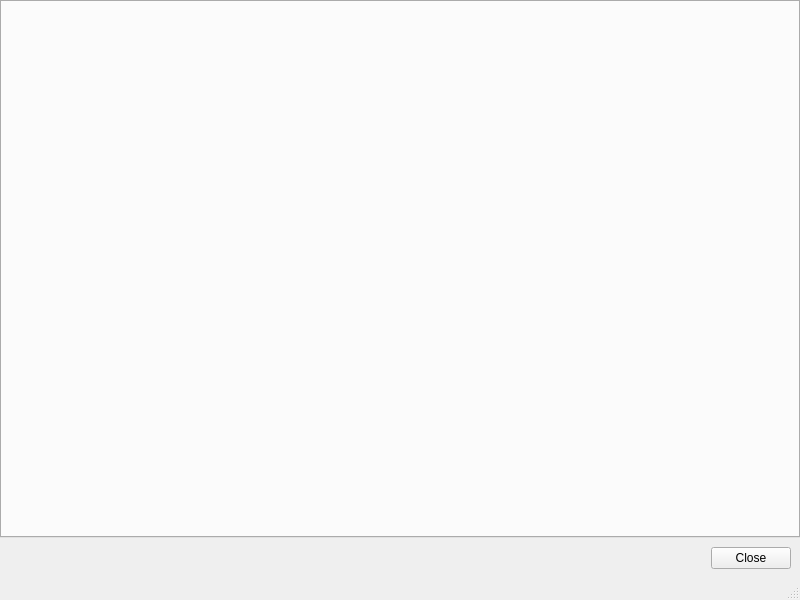
<?xml version="1.0" encoding="UTF-8"?>
<ui version="4.0">
 <class>MainWindow</class>
 <widget class="QMainWindow" name="MainWindow">
  <property name="geometry">
   <rect>
    <x>0</x>
    <y>0</y>
    <width>800</width>
    <height>600</height>
   </rect>
  </property>
  <property name="windowTitle">
   <string>MainWindow</string>
  </property>
  <widget class="QWidget" name="centralwidget">
   <layout class="QVBoxLayout" name="verticalLayout">
    <property name="spacing">
     <number>0</number>
    </property>
    <property name="margin">
     <number>0</number>
    </property>
    <item>
     <widget class="QTabWidget" name="tabWidget"/>
    </item>
    <item>
     <widget class="QFrame" name="frame">
      <property name="frameShape">
       <enum>QFrame::NoFrame</enum>
      </property>
      <property name="frameShadow">
       <enum>QFrame::Plain</enum>
      </property>
      <property name="lineWidth">
       <number>0</number>
      </property>
      <layout class="QHBoxLayout" name="horizontalLayout">
       <item>
        <spacer name="horizontalSpacer">
         <property name="orientation">
          <enum>Qt::Horizontal</enum>
         </property>
         <property name="sizeHint" stdset="0">
          <size>
           <width>40</width>
           <height>20</height>
          </size>
         </property>
        </spacer>
       </item>
       <item>
        <widget class="QPushButton" name="close_button">
         <property name="text">
          <string>Close</string>
         </property>
        </widget>
       </item>
      </layout>
     </widget>
    </item>
   </layout>
  </widget>
  <widget class="QMenuBar" name="menubar">
   <property name="geometry">
    <rect>
     <x>0</x>
     <y>0</y>
     <width>800</width>
     <height>25</height>
    </rect>
   </property>
  </widget>
  <widget class="QStatusBar" name="statusbar"/>
 </widget>
 <resources/>
 <connections>
  <connection>
   <sender>close_button</sender>
   <signal>clicked()</signal>
   <receiver>MainWindow</receiver>
   <slot>close()</slot>
   <hints>
    <hint type="sourcelabel">
     <x>747</x>
     <y>554</y>
    </hint>
    <hint type="destinationlabel">
     <x>399</x>
     <y>299</y>
    </hint>
   </hints>
  </connection>
 </connections>
</ui>
